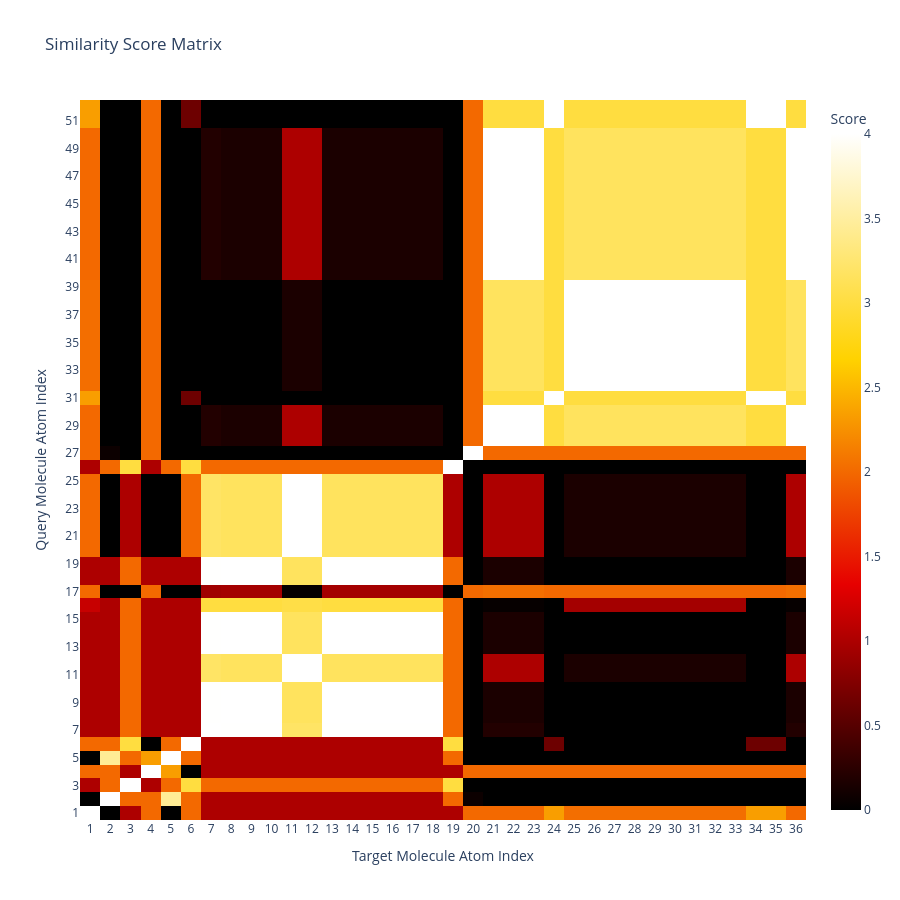

Notebook cell for this chart:
### Code cell
# 用plotly绘制相似性得分矩阵的热力图，可以交互式查看横纵坐标
import plotly.graph_objs as go
import numpy as np

# 构造x轴和y轴标签（原子索引从1开始）
x_labels = [str(i+1) for i in range(matrix.shape[1])]
y_labels = [str(i+1) for i in range(matrix.shape[0])]

heatmap = go.Heatmap(
    z=matrix,
    x=x_labels,
    y=y_labels,
    colorscale='Hot',
    colorbar=dict(title='Score'),
    hoverongaps=False,
    hovertemplate='Query Atom: %{y}<br>Target Atom: %{x}<br>Score: %{z}<extra></extra>'
)

layout = go.Layout(
    title='Similarity Score Matrix',
    xaxis=dict(title='Target Molecule Atom Index'),
    yaxis=dict(title='Query Molecule Atom Index'),
    width=900,
    height=900
)

fig = go.Figure(data=[heatmap], layout=layout)
fig.show()

### Figure 1 — Plotly figure (JSON) as saved in the notebook; plotly's stock layout.template omitted (floating-point values rounded to 4 significant figures; data arrays with more than 128 entries replaced by an {"elided": "..."} marker saying what was removed)
{"data": [{"colorbar": {"title": {"text": "Score"}}, "colorscale": [[0, "rgb(0,0,0)"], [0.3333, "rgb(230,0,0)"], [0.6667, "rgb(255,210,0)"], [1, "rgb(255,255,255)"]], "hoverongaps": false, "hovertemplate": "Query Atom: %{y}<br>Target Atom: %{x}<br>Score: %{z}<extra></extra>", "type": "heatmap", "x": ["1", "2", "3", "4", "5", "6", "7", "8", "9", "10", "11", "12", "13", "14", "15", "16", "17", "18", "19", "20", "21", "22", "23", "24", "25", "26", "27", "28", "29", "30", "31", "32", "33", "34", "35", "36"], "y": ["1", "2", "3", "4", "5", "6", "7", "8", "9", "10", "11", "12", "13", "14", "15", "16", "17", "18", "19", "20", "21", "22", "23", "24", "25", "26", "27", "28", "29", "30", "31", "32", "33", "34", "35", "36", "37", "38", "39", "40", "41", "42", "43", "44", "45", "46", "47", "48", "49", "50", "51", "52"], "z": {"elided": "52x36 float values"}}], "layout": {"height": 900, "title": {"text": "Similarity Score Matrix"}, "width": 900, "xaxis": {"title": {"text": "Target Molecule Atom Index"}}, "yaxis": {"title": {"text": "Query Molecule Atom Index"}}}}
